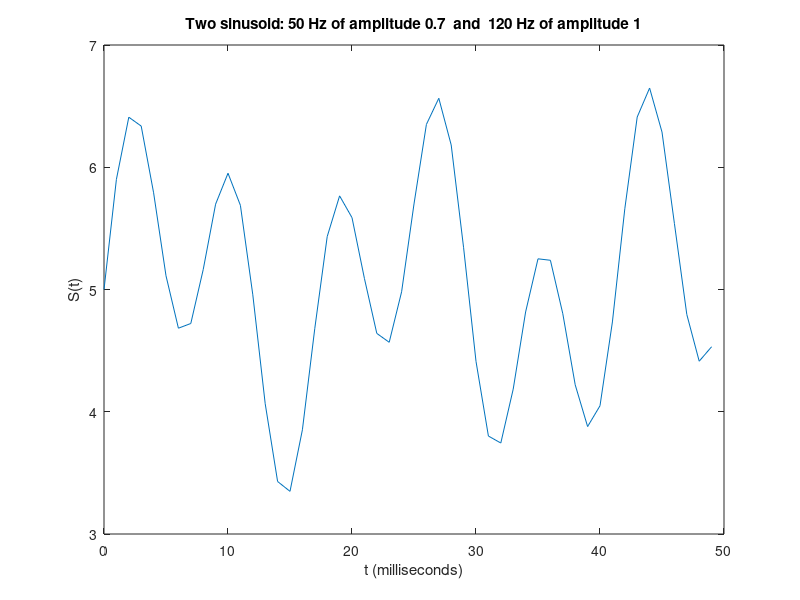
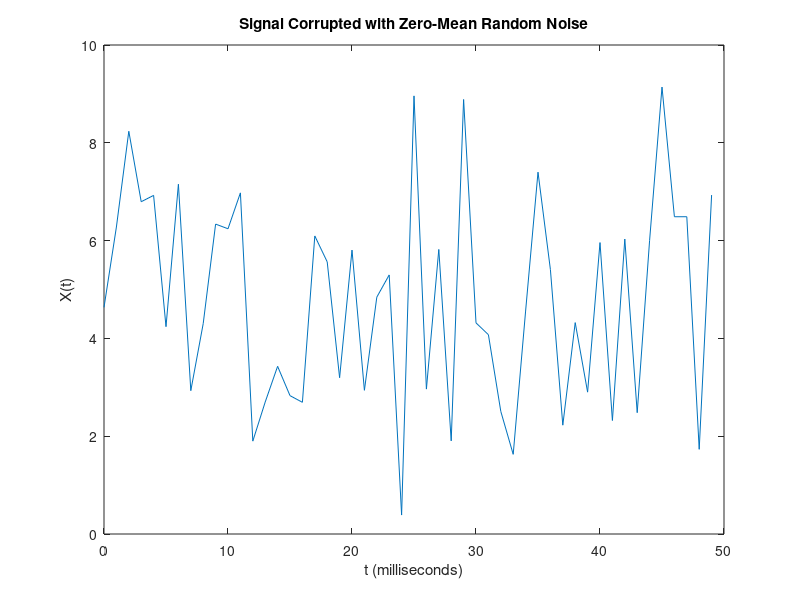
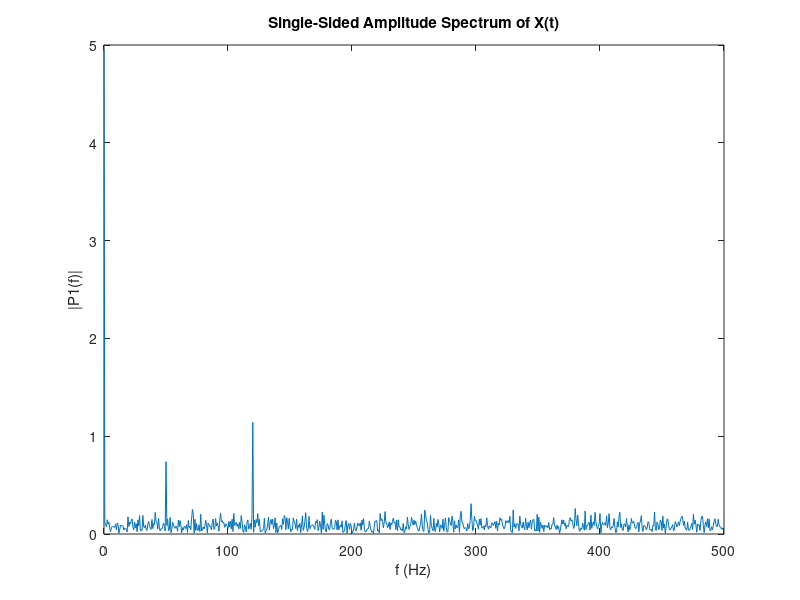
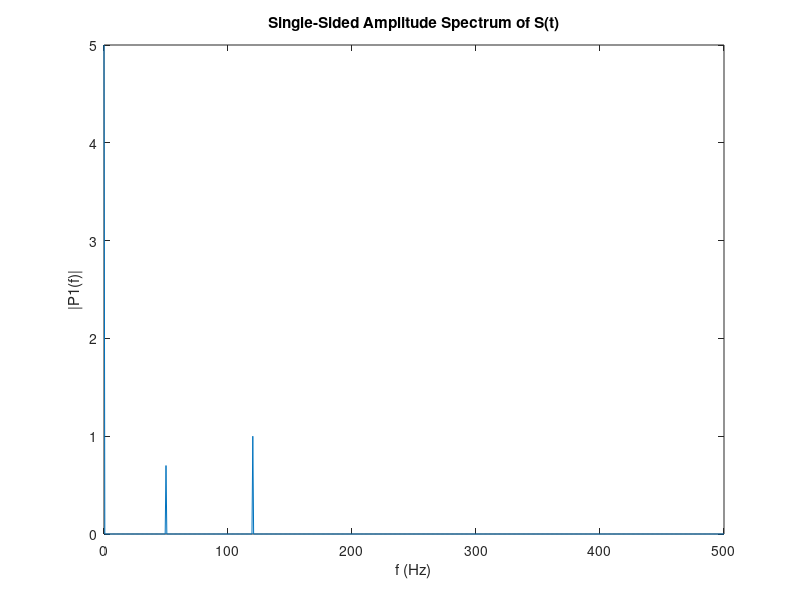

Recreate these plots in MATLAB, in order.
% EXAMPLE FROM MATLAB... >> openExample('matlab/FFTOfNoisySignalExample') %
%%% ¿Cómo recuperar las amplitudes exactas de 2 senoidales de 0.7 y 1? %%%%

% Specify the parameters of a signal with a sampling frequency of 1 kHz 
% and a signal duration of 1.5 seconds.
Fs = 1000;            % Sampling frequency                    
T = 1/Fs;             % Sampling period       
L = 1500;             % Length of signal
t = (0:L-1)*T;        % Time vector
DC = 5;            % DC component
AC1 = 0.7;
AC2 = 1;

% Form a signal containing a 50 Hz sinusoid of amplitude 0.7 
% and a 120 Hz sinusoid of amplitude 1.
S = DC + AC1*sin(2*pi*50*t) + AC2*sin(2*pi*120*t);

% Plot the original signal of two sinusoid
figure(1);
plot(1000*t(1:50),S(1:50))
title('Two sinusoid: 50 Hz of amplitude 0.7  and  120 Hz of amplitude 1')
xlabel('t (milliseconds)')
ylabel('S(t)')

% Corrupt the signal with zero-mean white noise with a variance of 4.
X = S + 2*randn(size(t));

% Plot the noisy signal in the time domain. It is difficult to identify 
% the frequency components by looking at the signal X(t).
figure(2);
plot(1000*t(1:50),X(1:50))
title('Signal Corrupted with Zero-Mean Random Noise')
xlabel('t (milliseconds)')
ylabel('X(t)')

% Compute the Fourier transform of the signal. 
Y = fft(X);

% Compute the two-sided spectrum P2. Then compute the 
% single-sided spectrum P1 based on P2 and the even-valued signal length L.
P2 = abs(Y/L);
P1 = P2(1:L/2+1);
P1(2:end-1) = 2*P1(2:end-1);

% Define the frequency domain f and plot the single-sided amplitude 
% spectrum P1. The amplitudes are not exactly at 0.7 and 1, as expected, 
% because of the added noise.
% On average, longer signals produce better frequency approximations.
f = Fs*(0:(L/2))/L;
figure(3);
plot(f,P1) 
title('Single-Sided Amplitude Spectrum of X(t)')
xlabel('f (Hz)')
ylabel('|P1(f)|')

% Now, take the Fourier transform of the original, uncorrupted signal 
% and retrieve the exact amplitudes, 0.7 and 1.0.
Y = fft(S);
P2 = abs(Y/L);
P1 = P2(1:L/2+1);
P1(2:end-1) = 2*P1(2:end-1);

figure(4);
plot(f,P1) 
title('Single-Sided Amplitude Spectrum of S(t)')
xlabel('f (Hz)')
ylabel('|P1(f)|')